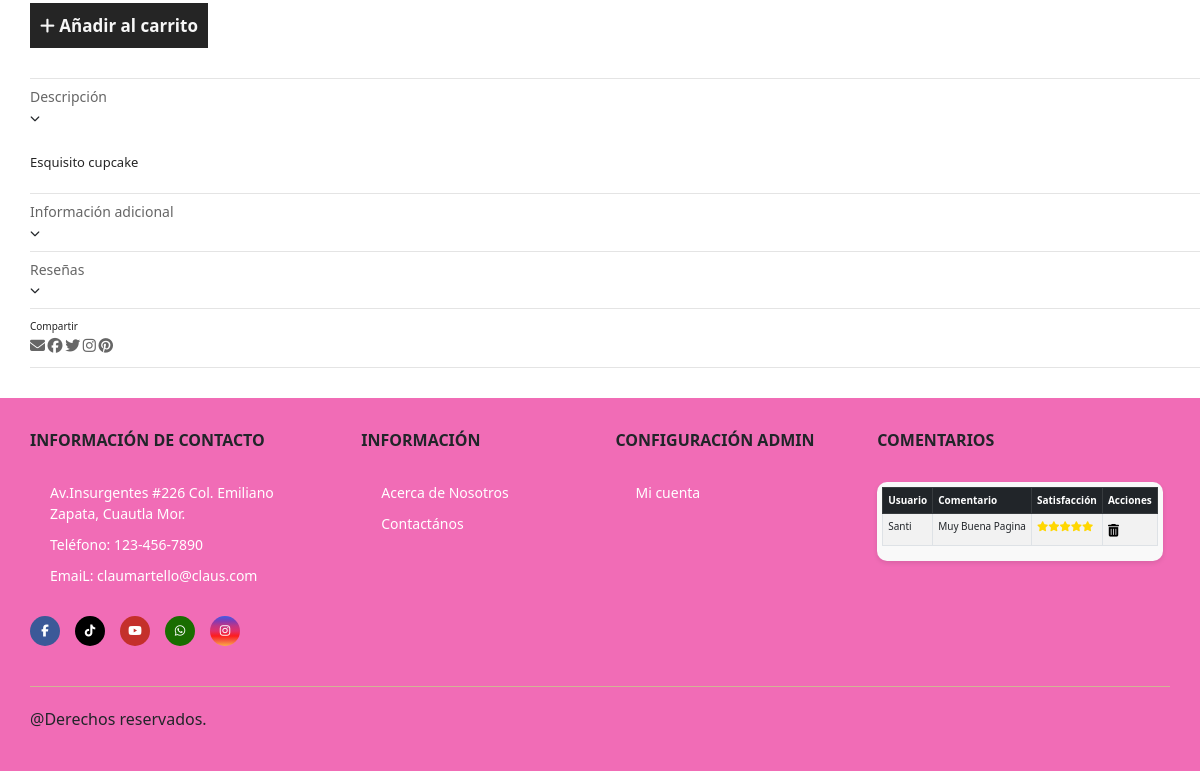
The app's page /Vista/cupcake.php (signed in, lower part), older data.
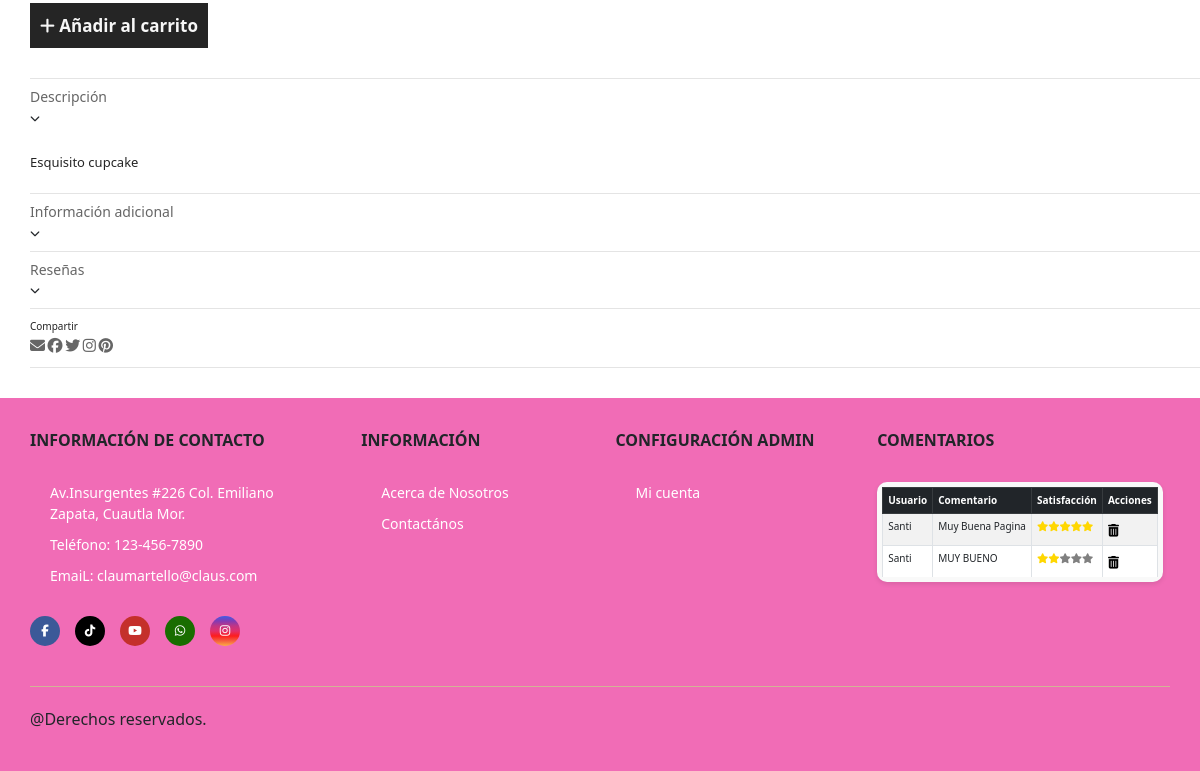
The same page, newer data.
### tables this page shows
CREATE TABLE `comentarios` (
  `id` int(11) NOT NULL AUTO_INCREMENT,
  `idUsuario` varchar(10) NOT NULL COMMENT 'Guarda el numero identificador del usuario que hizo el comentario',
  `comentario` text NOT NULL COMMENT 'Guarda el comentario realizado por el usuario',
  `satisfaccion` int(11) NOT NULL COMMENT 'Guarda la satisfacci?n del usuario con el servicio (1-5)',
  PRIMARY KEY (`id`),
  KEY `idUsuario` (`idUsuario`),
  CONSTRAINT `comentarios_ibfk_1` FOREIGN KEY (`idUsuario`) REFERENCES `usuarios` (`usuario`) ON DELETE CASCADE ON UPDATE CASCADE
);

CREATE TABLE `usuarios` (
  `usuario` varchar(10) NOT NULL COMMENT 'Guarda el nombre identificador del usuario',
  `nombre` varchar(20) NOT NULL COMMENT 'Guarda el nombre real del usuario',
  `apellido` varchar(20) NOT NULL COMMENT 'Guarda el apellido del usuario',
  `correo` varchar(30) NOT NULL COMMENT 'Guarda el correo del usuario',
  `contrasena` varchar(30) NOT NULL COMMENT 'Guarda la contrasenia del usuario',
  `rol` int(11) NOT NULL COMMENT 'Tipo de rol del usuario',
  PRIMARY KEY (`usuario`),
  KEY `rol` (`rol`),
  CONSTRAINT `usuarios_ibfk_1` FOREIGN KEY (`rol`) REFERENCES `rol` (`id_rol`) ON UPDATE CASCADE
);

### Vista/cupcake.php (the view, shortened to what the changed rows need)
<?php
require '../Static/head.php';
?>
<link rel="stylesheet" href="../Static/css/CupcakeStyle.css" />
	<body>
		<?php require '../Static/footer.php';?>
	</body>

### Static/footer.php (shortened to what the changed rows need)
<footer class="footer">
			<div class="container container-footer">
				<div class="menu-footer">
					<div class="newsletter">
						<div class="content">
              <div class="comentarios">
                <div class="table-responsive">
                    <table class="table table-striped table-bordered table-hover">
                        <thead class="table-dark">
                            <tr>
                                <th>Usuario</th>
                                <th>Comentario</th>
                                <th>Satisfacción</th>
                                <th>Acciones</th>
                            </tr>
                        </thead>
                        <tbody>
                            <?php
                            $consulta = "SELECT c.idUsuario, c.id ,c.comentario, c.satisfaccion, u.nombre FROM comentarios c JOIN usuarios u ON c.idUsuario = u.usuario;";
                            $resultado = mysqli_query($conexion, $consulta);
                            $index = 0;
                            if (mysqli_num_rows($resultado) > 0) {
                                while ($row = mysqli_fetch_assoc($resultado)) {
                                    $nombre = $row['nombre'];
                                    $com = $row['comentario'];
                                    $satisfaccion = $row['satisfaccion'];
                            ?>
                            <tr>
                                <td><?php echo $nombre; ?></td>
                                <td><?php echo $com; ?></td>
                                <td>
                                    <?php
                                    for ($i = 1; $i <= 5; $i++) {
                                        if ($i <= $satisfaccion) {
                                            echo '<i class="fa fa-star" style="color: gold;"></i>';
                                        } else {
                                            echo '<i class="fa fa-star" style="color: gray;"></i>';
                                        }
                                    }
                                    ?>
                                </td>
                                <td>
                                  <?php if (isset($_SESSION['usuario']) && $_SESSION['usuario'] === $row['idUsuario'] || $rol == 1): ?>
                                        <form method="POST" action="../Controlador/Drop_comentario.php" style="display: inline;" id="form-eliminarCom-<?php echo $index; ?>">
                                            <button type="button" onclick="confirmarEliminacionCom(<?php echo $index; ?>)" style="background: none; border: none; padding: 0;">
                                                <i class="fa fa-trash" aria-hidden="true" style="color: black; font-size: 0.9em; cursor: pointer;"></i>
                                            </button>
                                        </form>
                                  <?php endif; ?>
                                </td>
                            </tr>
                            <?php
                                $index++;
                                }
                            } else {
                                echo '<tr><td colspan="4">No hay Comentarios disponibles.</td></tr>';
                            }
                            ?>
                        </tbody>
                    </table>
                </div>
            </div>
						</div>
					</div>
				</div>
			</div>
		</footer>

Row changes from the older to the newer data that the page shows:
added comentarios: idUsuario.nombre "Santi", comentario "MUY BUENO", satisfaccion 2 (drawn)
